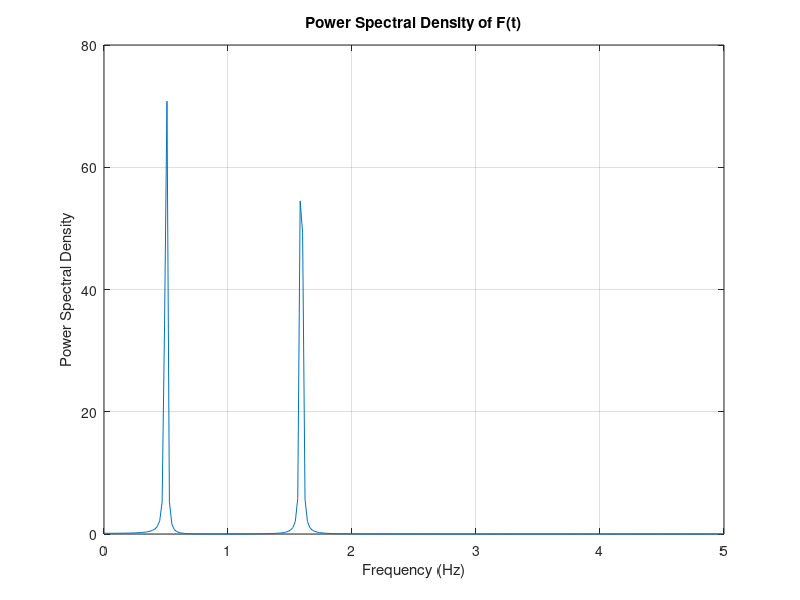

Here is the MATLAB script that generated this plot:
function vtb7_1
%VTB7_1 is an example of taking a power spectral density
% of data. The power spectral density of a signal containing
% .5 Hz and 1.59 Hz signals is plotted.
clf
t=0:.1:100;t=t';
y=sin(pi*t)+sin(10*t);
figure
aa=version;ll=length(aa);
plot(t,y);
title('Sin(pi*t)+Sin(10*t) versus Time')
xlabel('Time')
ylabel('F(t)')
x=fft(y,512);
grid on
pause
Pyy=x.*conj(x)/512;
f=10*(0:255)/512;
plot(f,Pyy(1:256))
grid on
title('Power Spectral Density of F(t)')
xlabel('Frequency (Hz)')
ylabel('Power Spectral Density')
pause
